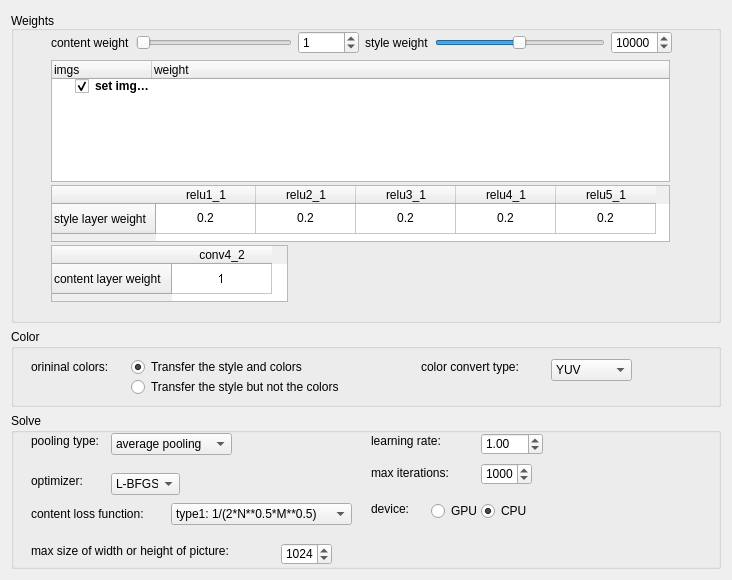
<?xml version="1.0" encoding="UTF-8"?>
<ui version="4.0">
 <class>setting</class>
 <widget class="QWidget" name="setting">
  <property name="geometry">
   <rect>
    <x>0</x>
    <y>0</y>
    <width>732</width>
    <height>580</height>
   </rect>
  </property>
  <property name="windowTitle">
   <string>Setting</string>
  </property>
  <layout class="QHBoxLayout" name="horizontalLayout_4">
   <item>
    <layout class="QVBoxLayout" name="verticalLayout_3" stretch="4,1,2">
     <item>
      <widget class="QGroupBox" name="groupBox">
       <property name="cursor">
        <cursorShape>ArrowCursor</cursorShape>
       </property>
       <property name="autoFillBackground">
        <bool>false</bool>
       </property>
       <property name="styleSheet">
        <string notr="true"/>
       </property>
       <property name="title">
        <string notr="true">Weights</string>
       </property>
       <property name="alignment">
        <set>Qt::AlignBottom|Qt::AlignLeading|Qt::AlignLeft</set>
       </property>
       <property name="flat">
        <bool>true</bool>
       </property>
       <property name="checkable">
        <bool>false</bool>
       </property>
       <property name="checked">
        <bool>false</bool>
       </property>
       <widget class="QWidget" name="layoutWidget">
        <property name="geometry">
         <rect>
          <x>40</x>
          <y>20</y>
          <width>621</width>
          <height>271</height>
         </rect>
        </property>
        <layout class="QVBoxLayout" name="verticalLayout_2" stretch="1,4">
         <property name="sizeConstraint">
          <enum>QLayout::SetMinAndMaxSize</enum>
         </property>
         <item>
          <layout class="QHBoxLayout" name="horizontalLayout_3" stretch="0,0">
           <item>
            <layout class="QHBoxLayout" name="horizontalLayout">
             <item>
              <widget class="QLabel" name="label_2">
               <property name="text">
                <string>content weight</string>
               </property>
              </widget>
             </item>
             <item>
              <widget class="QSlider" name="horizontalSlider">
               <property name="maximum">
                <number>20000</number>
               </property>
               <property name="value">
                <number>1</number>
               </property>
               <property name="orientation">
                <enum>Qt::Horizontal</enum>
               </property>
              </widget>
             </item>
             <item>
              <widget class="QDoubleSpinBox" name="doubleSpinBox">
               <property name="decimals">
                <number>0</number>
               </property>
               <property name="maximum">
                <double>20000.000000000000000</double>
               </property>
               <property name="value">
                <double>1.000000000000000</double>
               </property>
              </widget>
             </item>
            </layout>
           </item>
           <item>
            <layout class="QHBoxLayout" name="horizontalLayout_2">
             <item>
              <widget class="QLabel" name="label">
               <property name="text">
                <string>style weight</string>
               </property>
              </widget>
             </item>
             <item>
              <widget class="QSlider" name="horizontalSlider_3">
               <property name="minimum">
                <number>1</number>
               </property>
               <property name="maximum">
                <number>20000</number>
               </property>
               <property name="value">
                <number>10000</number>
               </property>
               <property name="orientation">
                <enum>Qt::Horizontal</enum>
               </property>
              </widget>
             </item>
             <item>
              <widget class="QDoubleSpinBox" name="doubleSpinBox_3">
               <property name="decimals">
                <number>0</number>
               </property>
               <property name="minimum">
                <double>1.000000000000000</double>
               </property>
               <property name="maximum">
                <double>20000.000000000000000</double>
               </property>
               <property name="singleStep">
                <double>1.000000000000000</double>
               </property>
               <property name="value">
                <double>10000.000000000000000</double>
               </property>
              </widget>
             </item>
            </layout>
           </item>
          </layout>
         </item>
         <item>
          <layout class="QVBoxLayout" name="verticalLayout" stretch="0,1,1">
           <property name="spacing">
            <number>3</number>
           </property>
           <property name="sizeConstraint">
            <enum>QLayout::SetDefaultConstraint</enum>
           </property>
           <item>
            <widget class="QTreeWidget" name="treeWidget_2">
             <property name="maximumSize">
              <size>
               <width>619</width>
               <height>1000</height>
              </size>
             </property>
             <property name="styleSheet">
              <string notr="true"/>
             </property>
             <property name="uniformRowHeights">
              <bool>false</bool>
             </property>
             <column>
              <property name="text">
               <string notr="true">imgs</string>
              </property>
              <property name="font">
               <font>
                <pointsize>9</pointsize>
               </font>
              </property>
             </column>
             <column>
              <property name="text">
               <string>weight</string>
              </property>
             </column>
             <item>
              <property name="text">
               <string>set imgs weight</string>
              </property>
              <property name="font">
               <font>
                <weight>75</weight>
                <bold>true</bold>
               </font>
              </property>
              <property name="checkState">
               <enum>Checked</enum>
              </property>
             </item>
            </widget>
           </item>
           <item>
            <widget class="QTableWidget" name="tableWidget">
             <property name="sizePolicy">
              <sizepolicy hsizetype="Maximum" vsizetype="Maximum">
               <horstretch>0</horstretch>
               <verstretch>0</verstretch>
              </sizepolicy>
             </property>
             <property name="maximumSize">
              <size>
               <width>619</width>
               <height>57</height>
              </size>
             </property>
             <property name="styleSheet">
              <string notr="true"/>
             </property>
             <property name="verticalScrollBarPolicy">
              <enum>Qt::ScrollBarAsNeeded</enum>
             </property>
             <property name="horizontalScrollBarPolicy">
              <enum>Qt::ScrollBarAsNeeded</enum>
             </property>
             <property name="sizeAdjustPolicy">
              <enum>QAbstractScrollArea::AdjustToContents</enum>
             </property>
             <property name="verticalScrollMode">
              <enum>QAbstractItemView::ScrollPerItem</enum>
             </property>
             <property name="showGrid">
              <bool>true</bool>
             </property>
             <property name="gridStyle">
              <enum>Qt::SolidLine</enum>
             </property>
             <property name="sortingEnabled">
              <bool>false</bool>
             </property>
             <attribute name="horizontalHeaderVisible">
              <bool>true</bool>
             </attribute>
             <attribute name="horizontalHeaderCascadingSectionResizes">
              <bool>false</bool>
             </attribute>
             <attribute name="horizontalHeaderHighlightSections">
              <bool>true</bool>
             </attribute>
             <attribute name="horizontalHeaderShowSortIndicator" stdset="0">
              <bool>false</bool>
             </attribute>
             <attribute name="horizontalHeaderStretchLastSection">
              <bool>false</bool>
             </attribute>
             <attribute name="verticalHeaderVisible">
              <bool>true</bool>
             </attribute>
             <attribute name="verticalHeaderCascadingSectionResizes">
              <bool>false</bool>
             </attribute>
             <attribute name="verticalHeaderHighlightSections">
              <bool>true</bool>
             </attribute>
             <attribute name="verticalHeaderShowSortIndicator" stdset="0">
              <bool>false</bool>
             </attribute>
             <attribute name="verticalHeaderStretchLastSection">
              <bool>false</bool>
             </attribute>
             <row>
              <property name="text">
               <string>style layer weight</string>
              </property>
             </row>
             <column>
              <property name="text">
               <string>relu1_1</string>
              </property>
             </column>
             <column>
              <property name="text">
               <string>relu2_1</string>
              </property>
             </column>
             <column>
              <property name="text">
               <string>relu3_1</string>
              </property>
             </column>
             <column>
              <property name="text">
               <string>relu4_1</string>
              </property>
             </column>
             <column>
              <property name="text">
               <string>relu5_1</string>
              </property>
             </column>
             <item row="0" column="0">
              <property name="text">
               <string>0.2</string>
              </property>
              <property name="textAlignment">
               <set>AlignCenter</set>
              </property>
             </item>
             <item row="0" column="1">
              <property name="text">
               <string>0.2</string>
              </property>
              <property name="textAlignment">
               <set>AlignCenter</set>
              </property>
             </item>
             <item row="0" column="2">
              <property name="text">
               <string>0.2</string>
              </property>
              <property name="textAlignment">
               <set>AlignCenter</set>
              </property>
             </item>
             <item row="0" column="3">
              <property name="text">
               <string>0.2</string>
              </property>
              <property name="textAlignment">
               <set>AlignCenter</set>
              </property>
             </item>
             <item row="0" column="4">
              <property name="text">
               <string>0.2</string>
              </property>
              <property name="textAlignment">
               <set>AlignCenter</set>
              </property>
             </item>
            </widget>
           </item>
           <item>
            <widget class="QTableWidget" name="tableWidget_3">
             <property name="sizePolicy">
              <sizepolicy hsizetype="Maximum" vsizetype="Maximum">
               <horstretch>0</horstretch>
               <verstretch>0</verstretch>
              </sizepolicy>
             </property>
             <property name="maximumSize">
              <size>
               <width>237</width>
               <height>57</height>
              </size>
             </property>
             <property name="verticalScrollBarPolicy">
              <enum>Qt::ScrollBarAlwaysOff</enum>
             </property>
             <property name="horizontalScrollBarPolicy">
              <enum>Qt::ScrollBarAlwaysOff</enum>
             </property>
             <property name="showGrid">
              <bool>true</bool>
             </property>
             <property name="sortingEnabled">
              <bool>false</bool>
             </property>
             <property name="wordWrap">
              <bool>true</bool>
             </property>
             <property name="cornerButtonEnabled">
              <bool>false</bool>
             </property>
             <row>
              <property name="text">
               <string>content layer weight</string>
              </property>
             </row>
             <column>
              <property name="text">
               <string>conv4_2</string>
              </property>
             </column>
             <item row="0" column="0">
              <property name="text">
               <string>1</string>
              </property>
              <property name="font">
               <font>
                <family>Microsoft YaHei</family>
                <stylestrategy>NoAntialias</stylestrategy>
               </font>
              </property>
              <property name="textAlignment">
               <set>AlignCenter</set>
              </property>
             </item>
            </widget>
           </item>
          </layout>
         </item>
        </layout>
       </widget>
      </widget>
     </item>
     <item>
      <widget class="QGroupBox" name="groupBox_2">
       <property name="styleSheet">
        <string notr="true"/>
       </property>
       <property name="title">
        <string>Color</string>
       </property>
       <property name="flat">
        <bool>true</bool>
       </property>
       <widget class="QLabel" name="label_3">
        <property name="geometry">
         <rect>
          <x>20</x>
          <y>30</y>
          <width>101</width>
          <height>16</height>
         </rect>
        </property>
        <property name="text">
         <string>orininal colors:</string>
        </property>
       </widget>
       <widget class="QLabel" name="label_10">
        <property name="geometry">
         <rect>
          <x>410</x>
          <y>30</y>
          <width>121</width>
          <height>16</height>
         </rect>
        </property>
        <property name="text">
         <string>color convert type:</string>
        </property>
       </widget>
       <widget class="QComboBox" name="comboBox_4">
        <property name="geometry">
         <rect>
          <x>540</x>
          <y>30</y>
          <width>81</width>
          <height>22</height>
         </rect>
        </property>
        <item>
         <property name="text">
          <string>YUV</string>
         </property>
        </item>
        <item>
         <property name="text">
          <string>YCrCb</string>
         </property>
        </item>
        <item>
         <property name="text">
          <string>CIE L*a*b*</string>
         </property>
        </item>
        <item>
         <property name="text">
          <string>CIE L*u*v* </string>
         </property>
        </item>
       </widget>
       <widget class="QRadioButton" name="radioButton">
        <property name="geometry">
         <rect>
          <x>120</x>
          <y>30</y>
          <width>201</width>
          <height>16</height>
         </rect>
        </property>
        <property name="text">
         <string>Transfer the style and colors</string>
        </property>
        <property name="checked">
         <bool>true</bool>
        </property>
        <property name="autoRepeat">
         <bool>false</bool>
        </property>
       </widget>
       <widget class="QRadioButton" name="radioButton_2">
        <property name="geometry">
         <rect>
          <x>120</x>
          <y>50</y>
          <width>251</width>
          <height>16</height>
         </rect>
        </property>
        <property name="text">
         <string>Transfer the style but not the colors</string>
        </property>
       </widget>
      </widget>
     </item>
     <item>
      <widget class="QGroupBox" name="groupBox_3">
       <property name="title">
        <string>Solve</string>
       </property>
       <property name="flat">
        <bool>true</bool>
       </property>
       <widget class="QLabel" name="label_4">
        <property name="geometry">
         <rect>
          <x>20</x>
          <y>20</y>
          <width>81</width>
          <height>16</height>
         </rect>
        </property>
        <property name="text">
         <string>pooling type:</string>
        </property>
        <property name="textFormat">
         <enum>Qt::AutoText</enum>
        </property>
        <property name="scaledContents">
         <bool>false</bool>
        </property>
       </widget>
       <widget class="QComboBox" name="comboBox">
        <property name="geometry">
         <rect>
          <x>100</x>
          <y>20</y>
          <width>121</width>
          <height>22</height>
         </rect>
        </property>
        <item>
         <property name="text">
          <string>average pooling</string>
         </property>
        </item>
        <item>
         <property name="text">
          <string>max pooling</string>
         </property>
        </item>
       </widget>
       <widget class="QLabel" name="label_5">
        <property name="geometry">
         <rect>
          <x>20</x>
          <y>60</y>
          <width>61</width>
          <height>16</height>
         </rect>
        </property>
        <property name="text">
         <string>optimizer:</string>
        </property>
       </widget>
       <widget class="QComboBox" name="comboBox_2">
        <property name="geometry">
         <rect>
          <x>100</x>
          <y>60</y>
          <width>69</width>
          <height>22</height>
         </rect>
        </property>
        <item>
         <property name="text">
          <string>L-BFGS</string>
         </property>
        </item>
        <item>
         <property name="text">
          <string>Adam</string>
         </property>
        </item>
       </widget>
       <widget class="QLabel" name="label_7">
        <property name="geometry">
         <rect>
          <x>360</x>
          <y>20</y>
          <width>91</width>
          <height>16</height>
         </rect>
        </property>
        <property name="text">
         <string>learning rate:</string>
        </property>
       </widget>
       <widget class="QDoubleSpinBox" name="doubleSpinBox_2">
        <property name="geometry">
         <rect>
          <x>470</x>
          <y>20</y>
          <width>62</width>
          <height>22</height>
         </rect>
        </property>
        <property name="minimum">
         <double>0.010000000000000</double>
        </property>
        <property name="maximum">
         <double>10.000000000000000</double>
        </property>
        <property name="singleStep">
         <double>0.010000000000000</double>
        </property>
        <property name="value">
         <double>1.000000000000000</double>
        </property>
       </widget>
       <widget class="QLabel" name="label_8">
        <property name="geometry">
         <rect>
          <x>360</x>
          <y>50</y>
          <width>101</width>
          <height>20</height>
         </rect>
        </property>
        <property name="text">
         <string>max iterations:</string>
        </property>
       </widget>
       <widget class="QSpinBox" name="spinBox">
        <property name="geometry">
         <rect>
          <x>470</x>
          <y>50</y>
          <width>51</width>
          <height>22</height>
         </rect>
        </property>
        <property name="maximum">
         <number>2000</number>
        </property>
        <property name="value">
         <number>1000</number>
        </property>
       </widget>
       <widget class="QLabel" name="label_6">
        <property name="geometry">
         <rect>
          <x>20</x>
          <y>90</y>
          <width>131</width>
          <height>21</height>
         </rect>
        </property>
        <property name="text">
         <string>content loss function:</string>
        </property>
       </widget>
       <widget class="QComboBox" name="comboBox_3">
        <property name="geometry">
         <rect>
          <x>160</x>
          <y>90</y>
          <width>181</width>
          <height>22</height>
         </rect>
        </property>
        <item>
         <property name="text">
          <string>type1: 1/(2*N**0.5*M**0.5)</string>
         </property>
        </item>
        <item>
         <property name="text">
          <string>type2: 1/(N*M)</string>
         </property>
        </item>
        <item>
         <property name="text">
          <string>type3: 1/2</string>
         </property>
        </item>
       </widget>
       <widget class="QLabel" name="label_9">
        <property name="geometry">
         <rect>
          <x>360</x>
          <y>90</y>
          <width>54</width>
          <height>12</height>
         </rect>
        </property>
        <property name="text">
         <string>device:</string>
        </property>
       </widget>
       <widget class="QRadioButton" name="radioButton_3">
        <property name="geometry">
         <rect>
          <x>420</x>
          <y>90</y>
          <width>89</width>
          <height>16</height>
         </rect>
        </property>
        <property name="text">
         <string>GPU</string>
        </property>
       </widget>
       <widget class="QRadioButton" name="radioButton_4">
        <property name="geometry">
         <rect>
          <x>470</x>
          <y>90</y>
          <width>89</width>
          <height>16</height>
         </rect>
        </property>
        <property name="text">
         <string>CPU</string>
        </property>
        <property name="checked">
         <bool>true</bool>
        </property>
       </widget>
       <widget class="QLabel" name="label_11">
        <property name="geometry">
         <rect>
          <x>20</x>
          <y>130</y>
          <width>251</width>
          <height>16</height>
         </rect>
        </property>
        <property name="text">
         <string>max size of width or height of picture:</string>
        </property>
       </widget>
       <widget class="QSpinBox" name="spinBox_2">
        <property name="geometry">
         <rect>
          <x>270</x>
          <y>130</y>
          <width>51</width>
          <height>22</height>
         </rect>
        </property>
        <property name="minimum">
         <number>512</number>
        </property>
        <property name="maximum">
         <number>2048</number>
        </property>
        <property name="value">
         <number>1024</number>
        </property>
       </widget>
      </widget>
     </item>
    </layout>
   </item>
  </layout>
 </widget>
 <resources/>
 <connections/>
</ui>
